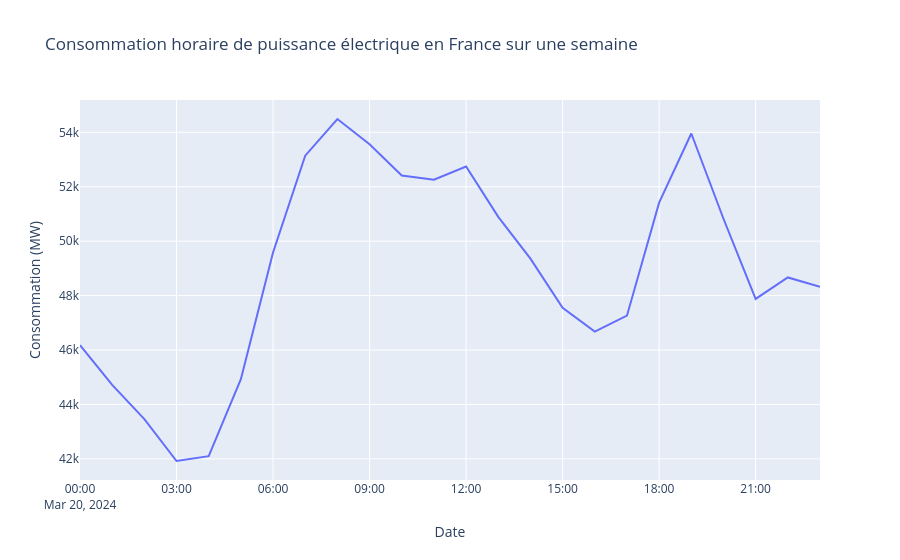

This figure's notebook cell:
### Code cell
mask_day = (df['day_of_year'] == 80) & (df['year'] == 2024)
fig = px.line(df[mask_day], x='end_date', y='value', title="Consommation horaire de puissance électrique en France sur une journée",
    labels={'end_date': 'Date', 'value': 'Consommation (MW)'})
fig.show()

### Figure 1 — Plotly figure (JSON) as saved in the notebook; plotly's stock layout.template omitted (floating-point values rounded to 4 significant figures)
{"data": [{"hovertemplate": "Date=%{x}<br>Consommation (MW)=%{y}<extra></extra>", "legendgroup": "", "line": {"color": "#636efa", "dash": "solid"}, "marker": {"symbol": "circle"}, "mode": "lines", "name": "", "orientation": "v", "showlegend": false, "type": "scatter", "x": ["2024-03-20T00:00:00", "2024-03-20T01:00:00", "2024-03-20T02:00:00", "2024-03-20T03:00:00", "2024-03-20T04:00:00", "2024-03-20T05:00:00", "2024-03-20T06:00:00", "2024-03-20T07:00:00", "2024-03-20T08:00:00", "2024-03-20T09:00:00", "2024-03-20T10:00:00", "2024-03-20T11:00:00", "2024-03-20T12:00:00", "2024-03-20T13:00:00", "2024-03-20T14:00:00", "2024-03-20T15:00:00", "2024-03-20T16:00:00", "2024-03-20T17:00:00", "2024-03-20T18:00:00", "2024-03-20T19:00:00", "2024-03-20T20:00:00", "2024-03-20T21:00:00", "2024-03-20T22:00:00", "2024-03-20T23:00:00"], "xaxis": "x", "y": [46170.0, 44720.0, 43460.0, 41920.0, 42100.0, 44930.0, 49580.0, 53140.0, 54490.0, 53560.0, 52410.0, 52260.0, 52740.0, 50890.0, 49360.0, 47550.0, 46680.0, 47260.0, 51410.0, 53960.0, 50820.0, 47880.0, 48670.0, 48320.0], "yaxis": "y"}], "layout": {"legend": {"tracegroupgap": 0}, "title": {"text": "Consommation horaire de puissance électrique en France sur une semaine"}, "xaxis": {"anchor": "y", "domain": [0, 1], "title": {"text": "Date"}}, "yaxis": {"anchor": "x", "domain": [0, 1], "title": {"text": "Consommation (MW)"}}}}
